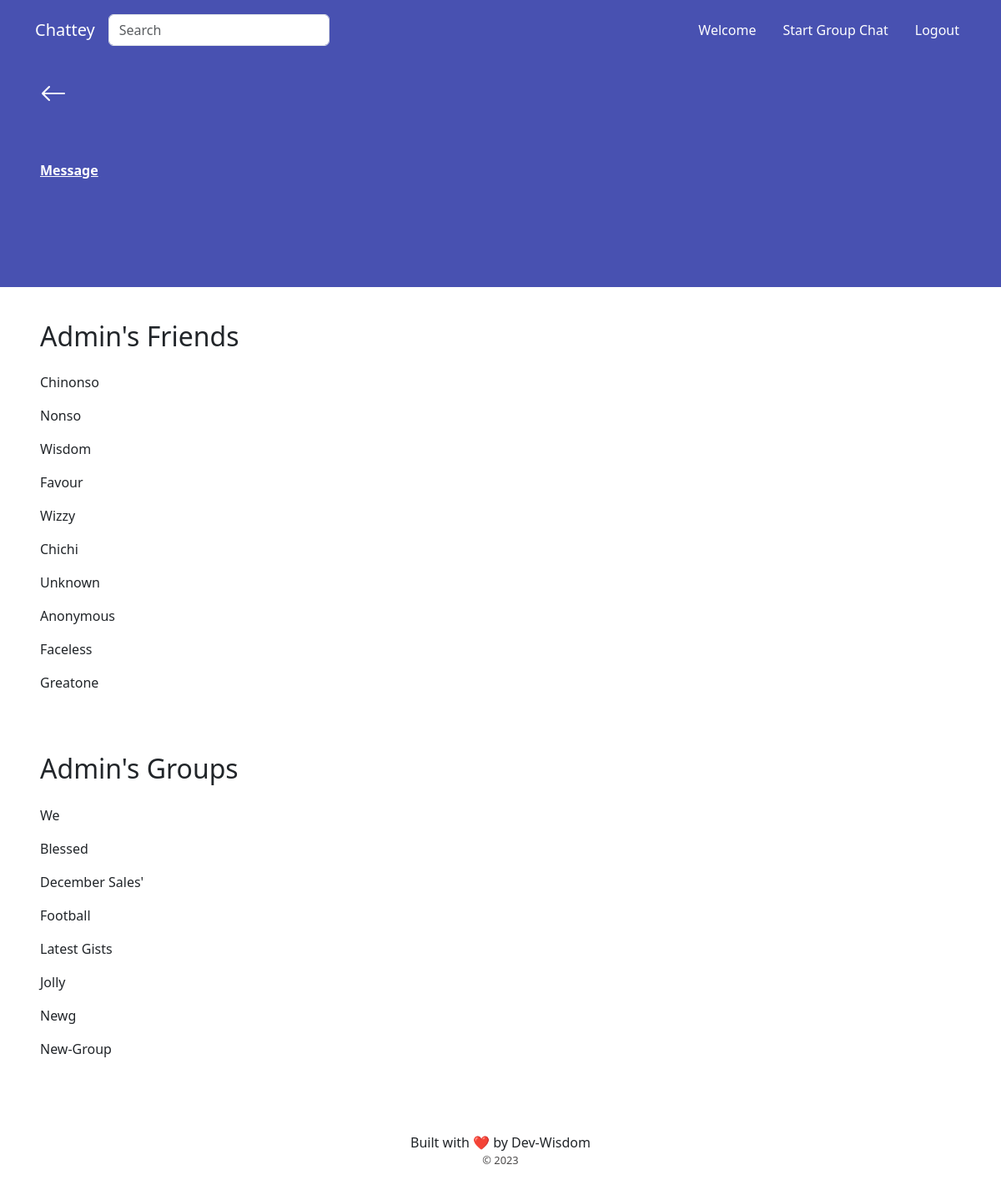
Screenshot of /user-profile/1/ with the database file from the repository.
### base/models.py (models this page shows, shortened)
class ChatRoom(models.Model):
    name = models.CharField(max_length=50)
    description = models.CharField(max_length=250, null=True, blank=True)
    participants = models.ManyToManyField(User, related_name='group_chats')
    creator = models.ForeignKey(User, on_delete=models.CASCADE,
                                related_name='group_chat_creator', editable=False, default=get_default_creator)
    date_created = models.DateTimeField(auto_now_add=True)

### base/views.py (the view)
def user_profile(request, id):
    user = User.objects.get(id=id)
    users = User.objects.all()
    groups = ChatRoom.objects.filter(participants=user)
    context = {'user': user, 'users': users, 'groups': groups}
    return render(request, 'base/user-profile.html', context)

### base/context_procesors.py (called while the page is built)
def custom_request(request):
    return {'request': request}

### templates/base/user-profile.html (shortened to what this page needs)
{% extends 'base/main.html' %}
{% load static %}
{% block css %}
<link rel="stylesheet" href="{% static 'css/pchat.css' %}">
<link rel="stylesheet" href="{% static 'css/group-chat.css' %}">
<link rel="stylesheet" href="{% static 'css/index.css' %}">
{% endblock css %}
{% block content %}
<div class="m-0 p-0 group-container">
    <a href="{{request.META.HTTP_REFERER}}" style="text-decoration: none; color: inherit;" class="back">
        <i class="bi bi-arrow-left size2 text-white"></i>
    </a>
    <div class="d-flex w-100 theme-color text-center text-white align-items-center mb-3">
        <div class="d-flex flex-column text-center p-5 align-items-start">
            {% if request.user != user %}
            <p class="mt-3"><a href="{% url 'pchat' user.username %}" class="text-center fw-bold text-white">Message</a></p>
            {% endif %}
        </div>
    </div>
    <div class="py-4 px-5 mb-2">
        <h2 class="mb-4">{{user.username|title}}'s Friends</h2>
        <div>
            {% for friend in users.all %}
            {% if friend != request.user %}
            {% if friend != user %}
            <p><a href="{% url 'pchat' friend.username %}" style="text-decoration: none; color: inherit;">
                {{friend.username|title}}</a></p>
            {% endif %}
            {% endif %}
            {% endfor %}
        </div>
    </div>
    <div class="py-4 px-5">
        <h2 class="mb-4">{{user.username|title}}'s Groups</h2>
        <div>
            {% for group in groups %}
            <p><a href="{% url 'group-chat' group.id %}" style="text-decoration: none; color: inherit;">
                {{group.name|title}}</a></p>
            {% endfor %}
        </div>
    </div>
</div>
{% endblock %}

### static/css/pchat.css (style rules this page uses)
a { color: inherit; text-decoration: none; }
.size2 { font-size: 2rem; }

### static/css/index.css (style rules this page uses)
* { box-sizing: border-box; }
body { position: relative; width: 100vw; overflow-x: hidden; overflow-y: auto; margin: 0; padding: 0; }
a { color: inherit; text-decoration: none; font-style: normal; }
.theme-color { background-color: rgb(72, 81, 177); }
.group-container { position: relative; }
.back { position: absolute; top: 1rem; left: 3rem; }

### rows the page displays
ChatRoom: name "We"
ChatRoom: name "Blessed"
ChatRoom: name "December Sales'"
ChatRoom: name "Football"
ChatRoom: name "Latest Gists"
ChatRoom: name "Jolly"
ChatRoom: name "Newg"
ChatRoom: name "New-Group"

### other values shown
{{ user.username|title }} "Admin"
{{ friend.username|title }} "Chinonso"
{{ friend.username|title }} "Nonso"
{{ friend.username|title }} "Wisdom"
{{ friend.username|title }} "Favour"
{{ friend.username|title }} "Wizzy"
{{ friend.username|title }} "Chichi"
{{ friend.username|title }} "Unknown"
{{ friend.username|title }} "Anonymous"
{{ friend.username|title }} "Faceless"
{{ friend.username|title }} "Greatone"
